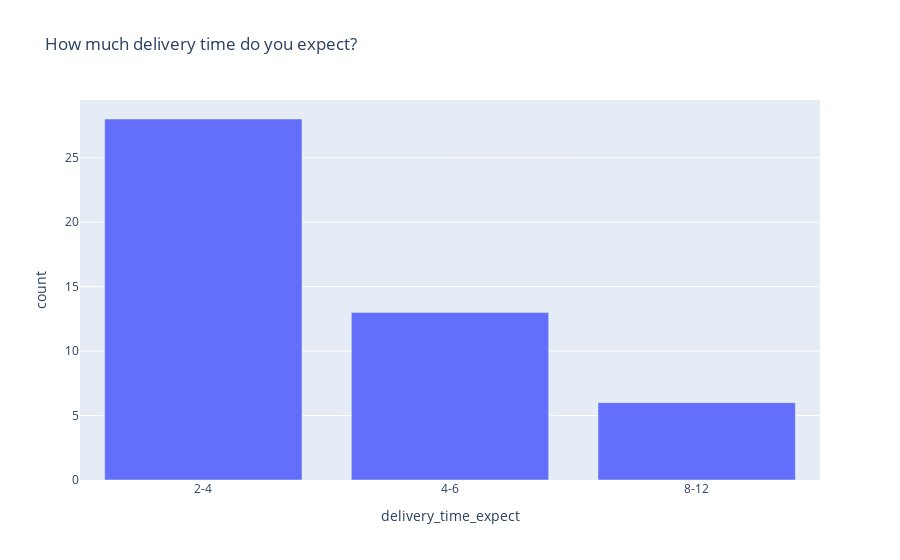

Notebook code cell kept with this figure:
### Code cell
fig = go.Figure()

fig.add_trace( go.Bar(x=delivery_time_expect.index , y=delivery_time_expect.values), )

fig.update_layout( dict(title = 'How much delivery time do you expect?',
                      xaxis= dict(title= 'delivery_time_expect',ticklen= 8, zeroline= False),
                      yaxis= dict(title= 'count',ticklen=8, zeroline=False)
                     ) )

fig.show(layout=layout)

### Figure 1 — Plotly figure (JSON) as saved in the notebook; plotly's stock layout.template omitted (floating-point values rounded to 4 significant figures)
{"data": [{"type": "bar", "x": ["2-4", "4-6", "8-12"], "y": [28, 13, 6]}], "layout": {"title": {"text": "How much delivery time do you expect?"}, "xaxis": {"ticklen": 8, "title": {"text": "delivery_time_expect"}, "zeroline": false}, "yaxis": {"ticklen": 8, "title": {"text": "count"}, "zeroline": false}}}
